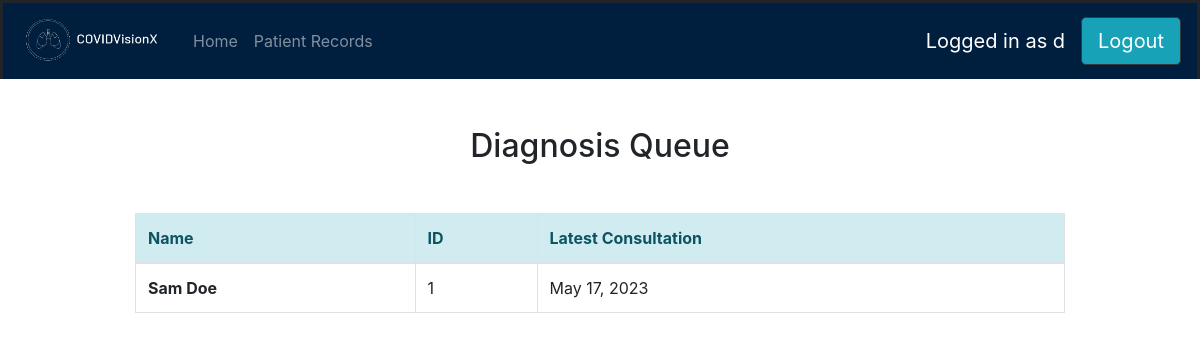
The page /home (signed in) on the database its author committed.
### login_system/models.py (models this page shows, shortened)
class User(AbstractUser):
    class Role(models.TextChoices):
        ADMIN = "admin", "Admin"
        DOCTOR = "doctor", "Doctor"
        NURSE = "nurse", "Nurse"
    base_role = Role.ADMIN
    role = models.CharField(
        "Role", max_length=50, choices=Role.choices, default=base_role
    )
    otp = models.CharField(max_length=6, null=True, blank=True)
    otp_created_at = models.DateTimeField(null=True, blank=True)

### svmApp/models.py (models this page shows, shortened)
class PatientModel(models.Model):
    FEMALE = "F"
    MALE = "M"
    GENDER_CHOICES = (
        (FEMALE, "Female"),
        (MALE, "Male"),
    )
    firstName = models.CharField("First Name", max_length=100)
    lastName = models.CharField("Last Name", max_length=100)
    gender = models.CharField("Gender", max_length=1, choices=GENDER_CHOICES)
    dateofbirth = models.DateField(
        "Date of Birth",
        validators=[
            MinValueValidator(date(1900, 1, 1)),
            MaxValueValidator(now().date()),
        ],
    )
    assigned_user = models.ForeignKey(User, on_delete=models.DO_NOTHING, null=True)
    class Meta:
        ...

class ConsultationModel(models.Model):
    patient = models.ForeignKey(PatientModel, on_delete=models.CASCADE)
    datetime = models.DateField(
        "Appointment",
        validators=[
            MinValueValidator(date(1900, 1, 1)),
            MaxValueValidator(date(2100, 1, 1)),
        ],
        default=now().date(),
    )
    symptoms = models.CharField("Symptoms", max_length=255, null=True)
    diagnosis = models.CharField("Diagnosis", max_length=255, null=True)
    medication = models.CharField("Medication", max_length=255, null=True)
    treatment = models.CharField("Treatment", max_length=255, null=True)
    class Meta:
        ordering = ["-datetime"]

### svmApp/views.py (the view)
# urls.py: 2. Add a URL to urlpatterns:  path('', views.home, name='home')
@user_passes_test(check_doctor_nurse)
def home(request):
    if request.user.role == User.Role.DOCTOR:
        all_patients = PatientModel.objects.filter(assigned_user=request.user)
    else:
        all_patients = PatientModel.objects.all()
    for p in all_patients:
        if latest := ConsultationModel.objects.filter(patient=p).first():
            p.latest_consultation = latest # type:ignore assignging new class variables is fine
    context = {"patients": all_patients}
    return render(request, "home.html", context)

### login_system/login_checks.py (called while the page is built)
def check_doctor_nurse(user):
    if user.is_anonymous:
        return False
    return user.role in (User.Role.DOCTOR, User.Role.NURSE)

### template/home.html (shortened to what this page needs)
{% extends 'base.html' %}
{% block content %}
<body>
<div class="container" style="max-width: 80%;">
  {% if user.role == 'doctor' %}
  <h2 class="text-center mb-4">Diagnosis Queue</h3>
  {% elif user.role == 'nurse' %}
  <h2 class="text-center mb-4">Image Upload Queue</h3>
  {% else %}
  <h2 class="text-center mb-4">All Users Queue</h3>
  {% endif %}
  <br>
  <table class="table table-hover table-bordered">
    <thead class="alert-info">
      <tr>
        <th >Name</th>
        <th >ID</th>
        <th >Latest Consultation</th>
      </tr>
    </thead>
  {% if patients %}
    <tbody>
      {% for patient in patients %}
      <tr>
        <td>
          <a href = "{% url 'patientProfile' patient.id %}" style="color:inherit;font-weight: bold;">{{ patient.firstName }} {{ patient.lastName }}</a>
        </td>
        <td>{{ patient.pk }}</td>
        <td>
          {% if patient.latest_consultation %}
          {{ patient.latest_consultation.datetime }}
          {% else %}
          -
          {% endif %}
        </td>
      </tr>
      {% endfor %}
    </tbody>
  </table>
  {% else %}
  </table>
  <h6 class="text-center">Nothing in the queue</h6>
  {% endif %}
</div>
{% endblock %}

### template/base.html (shortened to what this page needs)
{% load static %}
<!DOCTYPE html>
<html>
  <head>
    <link rel="stylesheet" href="https://stackpath.bootstrapcdn.com/bootstrap/4.5.2/css/bootstrap.min.css"
>
  </head>
  <body>
    <nav class="navbar navbar-expand-lg navbar-dark"
      style="background-color: #001f3f; border-bottom: 0px; border-style: solid;">
      <ul class="navbar-nav mr-auto justify-content-center">
        {% if user.role == "admin" %}
        <li class="nav-item">
          <img src="{% static 'logo_b-removebg-preview.png' %}" alt="Logo" width="180" height="60">
        </li>
        <li class="nav-item active">
          <a class="nav-link" href="{% url 'user_table' %}">User Table <span class="sr-only">(current)</span></a>
        </li>
        <li class="nav-item">
          <a class="nav-link" href="{% url 'createUser' %}">Create User</a>
        </li>
        {% elif user.role == "doctor" %}
        <li class="nav-item">
          <a class="navbar-brand" href="{% url 'home' %}">
            <img src="{% static 'logo_b-removebg-preview.png' %}" alt="Logo" width="150" height="50">
          </a>
        </li>
        <li class="nav-item">
          <a class="nav-link" href="{% url 'home' %}">Home</a>
        </li>
        <li class="nav-item">
          <a class="nav-link" href="{% url 'patientRecords' %}">Patient Records</a>
        </li>
        {% endif %}
      </ul>
      <ul class="navbar-nav">
        <li class="nav-item">
          <div class="navbar-brand">Logged in as {{ user.username }}</div>
        </li>
      </ul>
      <ul class="navbar-nav">
        <li class="nav-item">
          <a class="btn btn-dark btn-lg btn-block bg-info" href="{% url 'login' %}">Logout</a>
        </li>
      </ul>
    </nav>
    <br><br>
    {% block content %}
    {% endblock %}
  </body>
</html>

### template/base.html (style rules this page uses)
.navbar-nav { display: flex; align-items: center; height: 100%; }

### rows shown on the page
User: username "d"
PatientModel: firstName "Sam", lastName "Doe", pk "1", latest_consultation.datetime "May 17, 2023"
